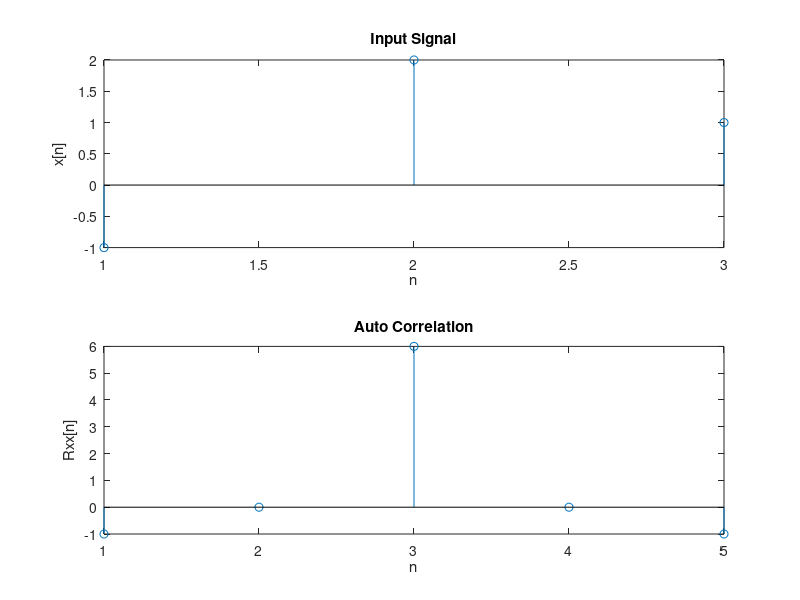

This figure's MATLAB source:
clc;
clear all;
x = [-1, 2, 1];
%x = input('Give signal sequence : ');
rxx = xcorr(x); 
disp(rxx);

subplot(2,1,1); stem(x); xlabel('n');
ylabel('x[n]'); title('Input Signal');

subplot(2,1,2); stem(rxx); xlabel('n');
ylabel('Rxx[n]'); title('Auto Correlation');